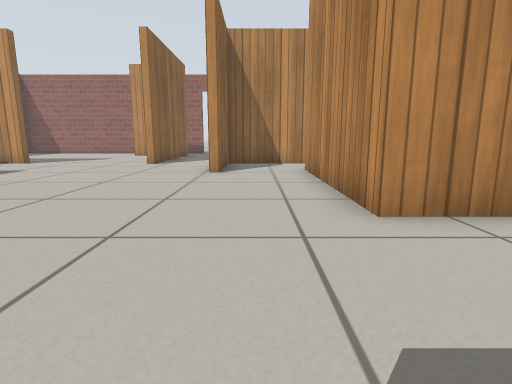
View 1 (above)

21 first-person views from a walk through a robot-simulator world made for Gazebo. The camera is 0.5 m above the floor, tilts 10° down and sees 80° across. The floor is counted in squares, 0.5 m on a side. Each view is taken from the middle of a square. On the plan, view 1 faces up. The plan holds only what a view shows up to about 12 squares ahead; the rest is blank. Simple patterns stand in for the simulator's built-in surfaces.

View 2
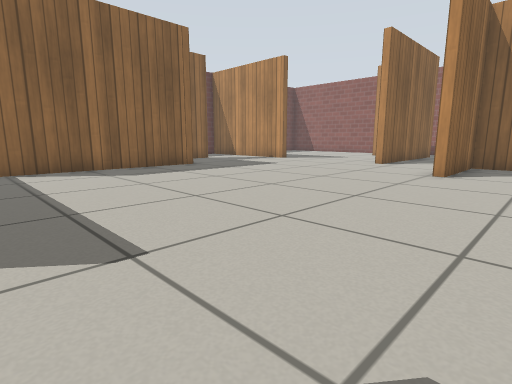

View 3
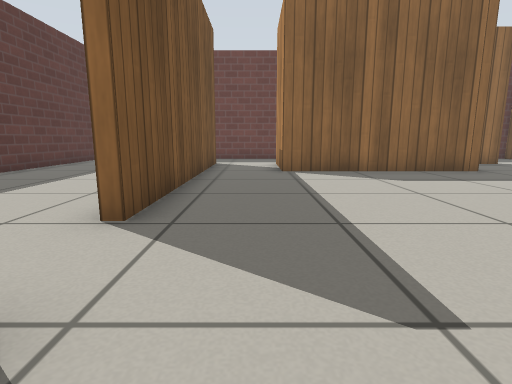

View 4
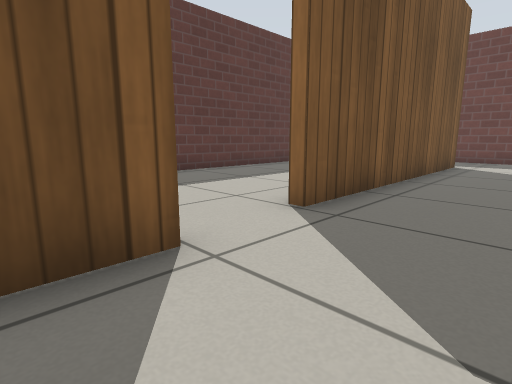

View 5
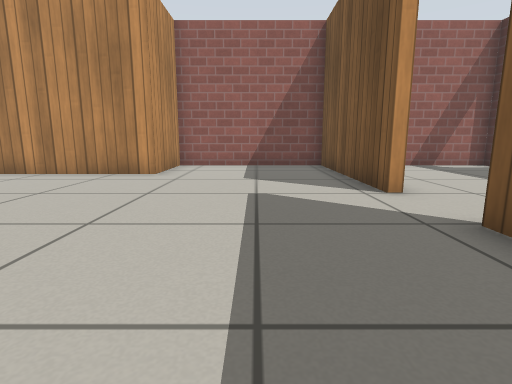

View 6
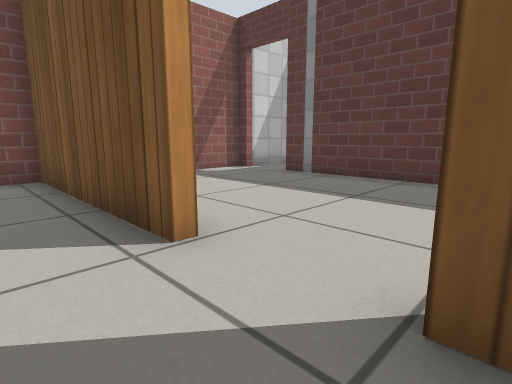

View 7
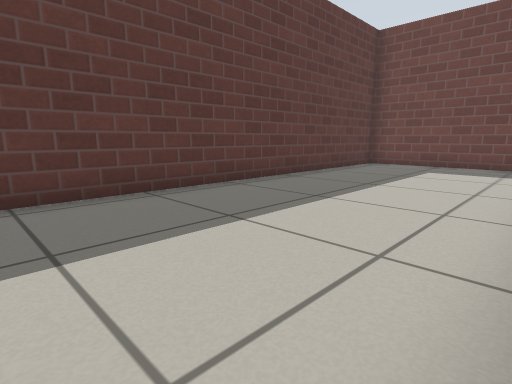

View 8
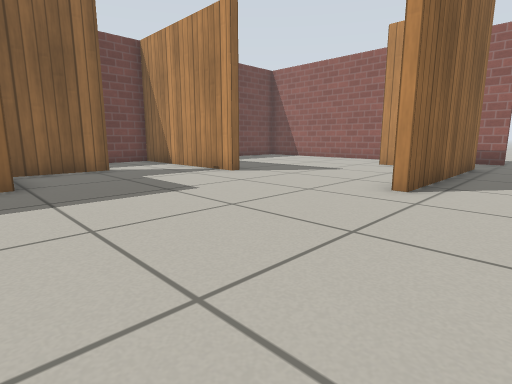

View 9
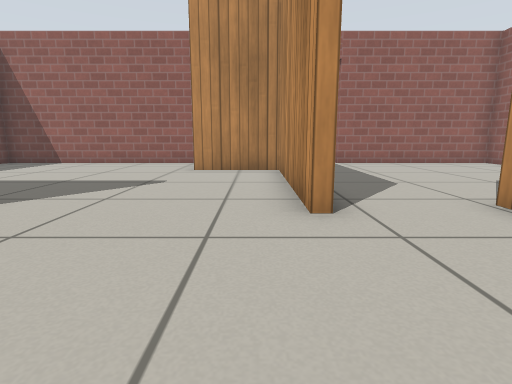

View 10
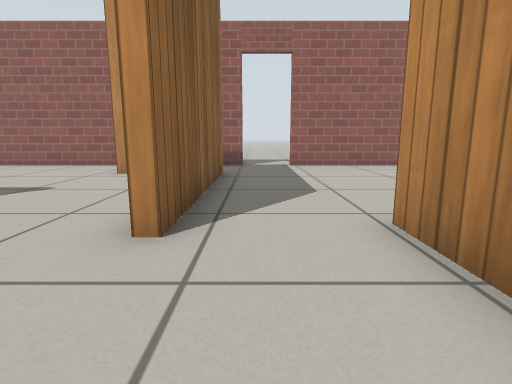

View 11
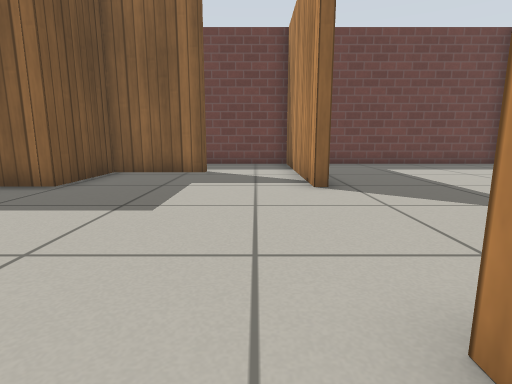

View 12
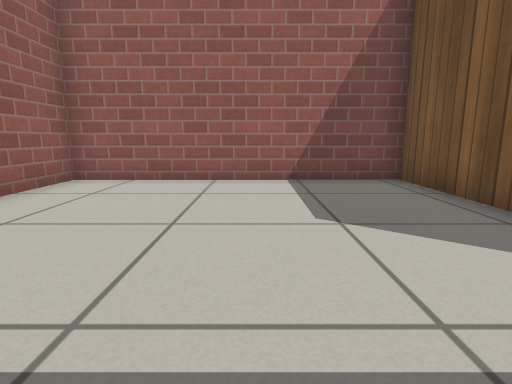

View 13
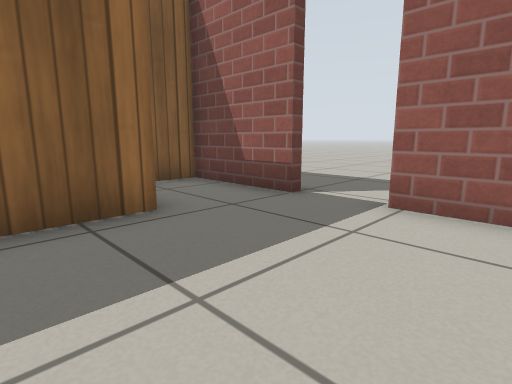

View 14
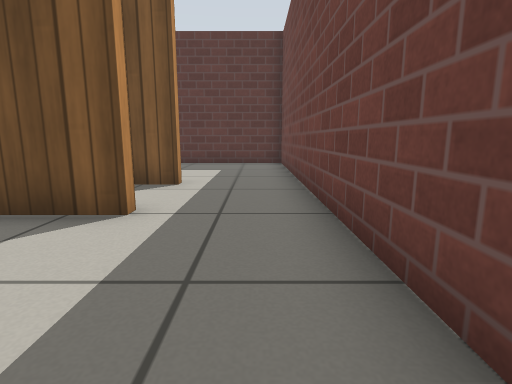

View 15
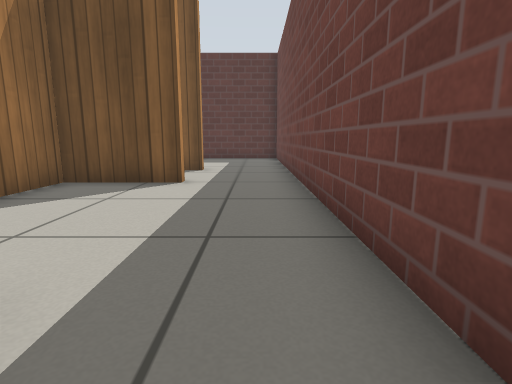

View 16
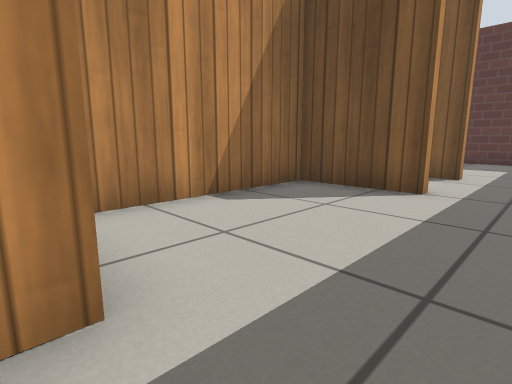

View 17
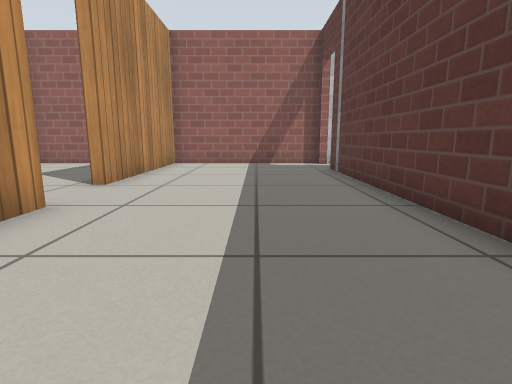

View 18
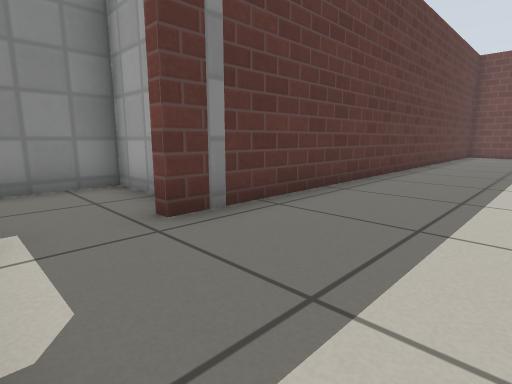

View 19
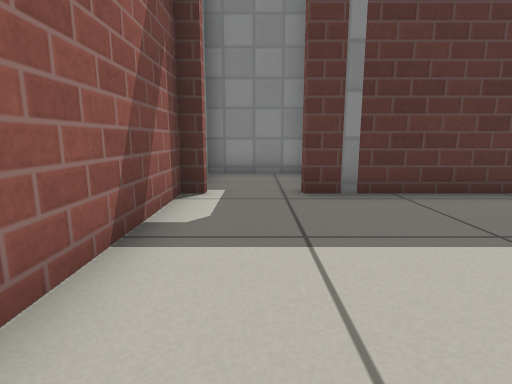

View 20
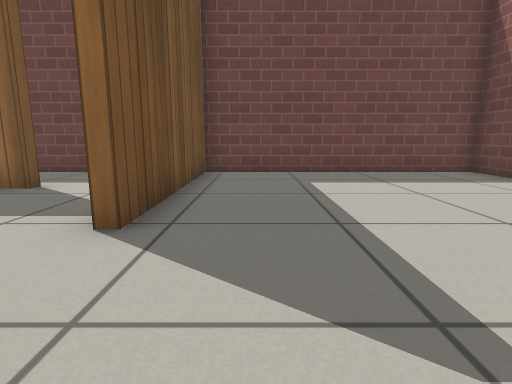

View 21
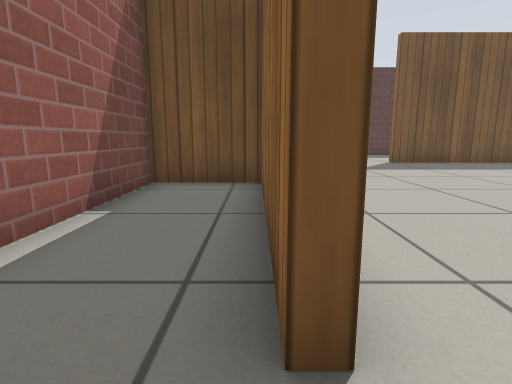

### Floor plan
Points are (right, up) in squares from view 1. A wall is a line through its corners. A room is listed if a view was taken in it or the views show most of it. See-through windows are left out.
Room 1 (views 1, 2, 3, 4, 5, 6, 8, 9, 10, 11)
walls: (-4, 12) (-4.3, 12); (-1.5, -1.4) (4.4, -1.4) (4.4, 3.8) (1.6, 3.8) (1.6, 8.4); (-12.3, 6.8) (-9.3, 6.8) (-9.3, 0.8) (-12.2, 0.8); (-12, 9.6) (-12, 6.8); (-9.3, 12.5) (-9.3, 12.2) (-12.5, 12.2); (-12.3, -1.6) (-3.6, -1.6); (-15, 1.5) (-15, -1.5)
ways out: opening at (-13.5, -2) to room 2; opening at (-2.5, -2) to room 2; opening at (-2.5, 12) to room 3; opening at (-13.5, 1) to room 4; opening at (-12, 10.5) to room 4; opening at (-7, 12) to room 5; opening at (0.5, 9) to room 8
Room 2 (views 7, 17, 18, 19)
walls: (-3.6, -1.6) (-3.6, -1.9) (-4.5, -1.9); (-12.3, -2) (-12.3, -1.6); (3.9, -7.5) (4.4, -7.5) (4.4, -1.7) (-1.5, -1.7); (-15, -1.5) (-15, -7.5) (2.1, -7.5)
ways out: opening at (-13.5, -2) to room 1; opening at (-2.5, -2) to room 1; open door at (3.5, -8) to room 7
Room 3 (views 12, 13)
walls: (-4, 18) (-4, 12); (1, 12.5) (4.4, 12.5) (4.4, 20.4) (-1.8, 20.4); (-3.4, 20.4) (-6.7, 20.4) (-6.7, 19.2); (-1.4, 10.8) (-1.4, 12.5)
ways out: opening at (-2.5, 12) to room 1; open door at (-2.5, 20.5)
Room 4 (views 14, 15, 16)
walls: (-12.4, 1.1) (-9.6, 1.1) (-9.6, 5.8); (-12.5, 12.2) (-15, 12.2) (-15, 1.5)
low walls: (-12.3, 6.4) (-12.3, 6.8)
ways out: opening at (-13.5, 1) to room 1; opening at (-12, 10.5) to room 1
Room 5 (view 20)
walls: (-7.5, 20.4) (-15, 20.4) (-15, 12.5) (-9.3, 12.5); (-4.3, 12) (-4.3, 17.7) (-7, 17.7)
ways out: opening at (-7, 12) to room 1
Room 6 (view 21)
walls: (1.9, 9.9) (1.9, 4.1) (4.4, 4.1) (4.4, 8.3)
ways out: opening at (2, 10.5) to room 8
Room 7 (no view inside)
walls: (1.5, -9) (1.5, -10.7) (4.4, -10.7) (4.4, -7.9)
ways out: open door at (3.5, -8) to room 2
Room 8 (no view inside)
walls: (1.6, 8.4) (1.6, 9.9); (2, 12.2) (-1.1, 12.2) (-1.1, 9)
ways out: opening at (0.5, 9) to room 1; opening at (2, 10.5) to room 6

Positions as (right, up) in squares from view 1, and headings:
1: (0, 0), facing up
2: (1, 0), facing up-left
3: (0, 0), facing left
4: (0, 1), facing down-left
5: (-7, 1), facing right
6: (-4, 0), facing down-right
7: (-3, -2), facing down-left
8: (-2, 6), facing up-left
9: (-5, 8), facing up
10: (-3, 9), facing up
11: (-3, 11), facing left
12: (-3, 16), facing right
13: (0, 16), facing up-left
14: (-14, 5), facing down
15: (-14, 8), facing down
16: (-14, 7), facing down-right
17: (-8, -5), facing right
18: (4, -4), facing down-left
19: (3, -2), facing down
20: (-6, 14), facing left
21: (2, 11), facing down
